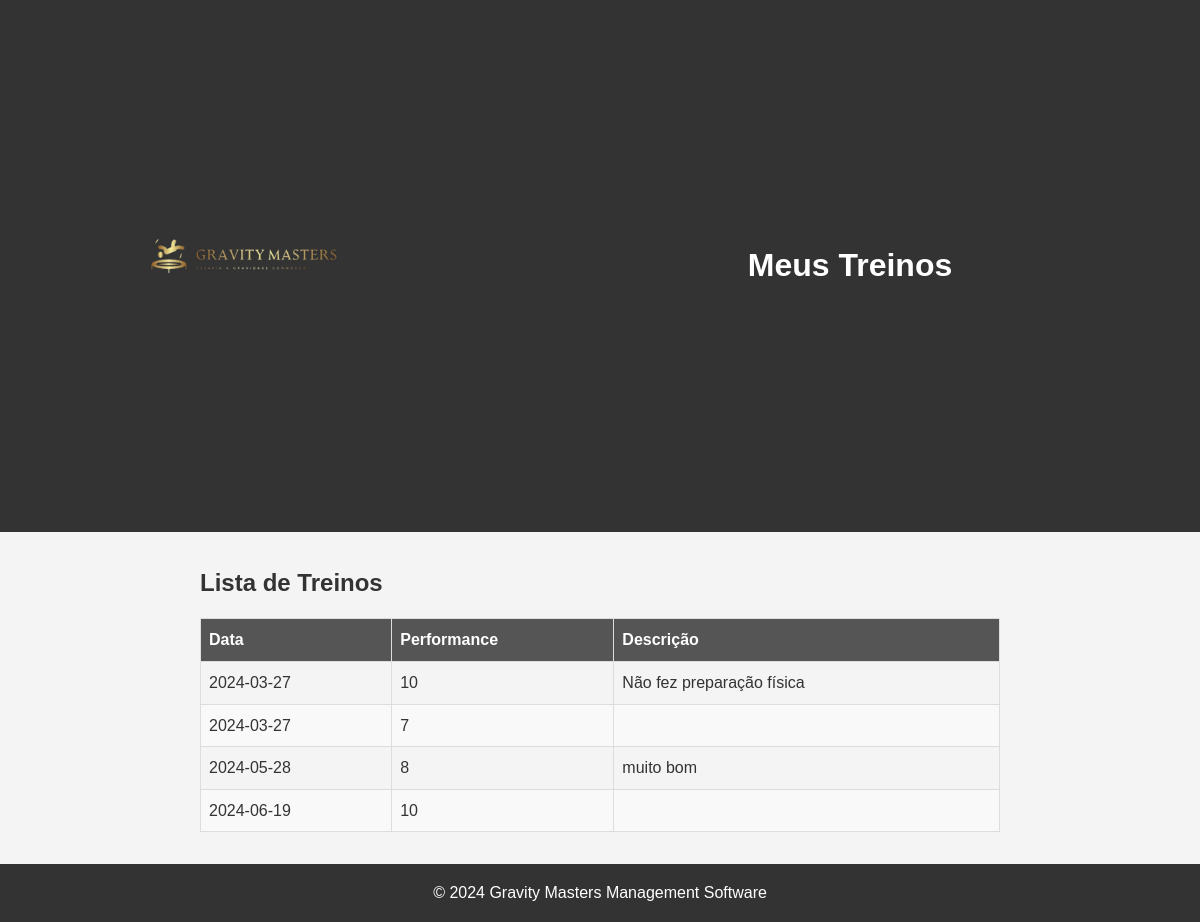
The page /frontend/list_training.php (signed in) on the database its author committed.
### tables this page shows
CREATE TABLE Notes (
    idCoachingStaff INT,
    idTrainingReg INT,
    description TEXT NOT NULL,
    FOREIGN KEY (idCoachingStaff) REFERENCES CoachingStaff(idCoachingStaff),
    FOREIGN KEY (idTrainingReg) REFERENCES TrainingReg(idTrainingReg),
    PRIMARY KEY (idCoachingStaff, idTrainingReg)
);

CREATE TABLE TrainingReg (
    idTrainingReg INTEGER PRIMARY KEY AUTOINCREMENT,
    idCoachingStaff INT,
    idAthlete INT,
    performance FLOAT NOT NULL,
    dateTrainingReg DATE NOT NULL,
    FOREIGN KEY (idCoachingStaff) REFERENCES CoachingStaff(idCoachingStaff),
    FOREIGN KEY (idAthlete) REFERENCES Athlete(idAthlete),
    UNIQUE(idTrainingReg),
    CHECK(performance >= 0 AND performance <= 10),
    CHECK(dateTrainingReg LIKE '%-%-%')
);

### frontend/list_training.php (the view, shortened to what this page needs)
<!DOCTYPE html>
<html lang="pt">
<head>
    <link rel="stylesheet" href="../css/list_training.css">
</head>
<body>
    <header>
        <div class="header-content">
            <img src="..\imagens\teste.png" alt="Logo do Clube" class="header-logo">
            <h1>Meus Treinos</h1>
        </div>
    </header>
    <main>
        <div class="training-list">
            <h2>Lista de Treinos</h2>
            <table>
                <thead>
                    <tr>
                        <th>Data</th>
                        <th>Performance</th>
                        <th>Descrição</th>
                    </tr>
                </thead>
                <tbody>
                    <?php
                    include '../backend/db_connect.php';
                    $athlete_id = $_SESSION['user_id'];
                    try {
                        $sql = "SELECT tr.*, n.description AS description
            FROM TrainingReg tr
            LEFT JOIN Notes n ON tr.idTrainingReg = n.idTrainingReg
            WHERE tr.idAthlete = :athlete_id";
                        $stmt = $conn->prepare($sql);
                        $stmt->bindParam(':athlete_id', $athlete_id);
                        $stmt->execute();
                        while ($row = $stmt->fetch(PDO::FETCH_ASSOC)) {
                            echo "<tr>";
                            echo "<td>" . htmlspecialchars($row['dateTrainingReg']) . "</td>";
                            echo "<td>" . htmlspecialchars($row['performance']) . "</td>";
                            echo "<td>" . htmlspecialchars($row['description']) . "</td>";
                            echo "</tr>";
                        }
                    } catch (Exception $e) {
                        echo "<tr><td colspan='3'>Erro: " . $e->getMessage() . "</td></tr>";
                    }
                    ?>
                </tbody>
            </table>
        </div>
    </main>
    <footer>
        <p>&copy; 2024 Gravity Masters Management Software</p>
    </footer>
</body>
</html>

### css/list_training.css (style rules this page uses)
* { margin: 0; padding: 0; box-sizing: border-box; }
body { font-family: Arial, sans-serif; line-height: 1.6; background-color: #f4f4f4; color: #333; display: flex; flex-direction: column; min-height: 100vh; }
header { background: #333; color: #fff; padding: 1rem; text-align: center; }
.header-content { display: flex; align-items: center; justify-content: space-between; max-width: 1200px; margin: 0 auto; padding: 0 1rem; }
.header-logo { max-height: 100%; height: auto; margin-right: 0rem; }
header h1 { flex: 1; text-align: center; margin: 0; font-size: 2rem; }
main { flex: 1; padding: 2rem; }
.training-list { max-width: 800px; margin: 0 auto; }
table { width: 100%; border-collapse: collapse; margin-top: 1rem; }
thead { background: #333; color: #fff; }
th, td { padding: 0.75rem; border: 1px solid #ddd; text-align: left; }
th { background: #555; }
tbody tr:nth-child(even) { background: #f9f9f9; }
footer { background: #333; color: #fff; text-align: center; padding: 1rem 0; margin-top: auto; }

### frontend/list_training.php (style rules this page uses)
table { width: 100%; border-collapse: collapse; }
th, td { border: 1px solid #dddddd; text-align: left; padding: 8px; }
tr:nth-child(even) { background-color: #f2f2f2; }

### rows shown on the page
notes: idTrainingReg.dateTrainingReg "2024-03-27", idTrainingReg.performance "10", description "Não fez preparação física"
trainingreg: dateTrainingReg "2024-03-27", performance "7"
notes: idTrainingReg.dateTrainingReg "2024-05-28", idTrainingReg.performance "8", description "muito bom"
trainingreg: dateTrainingReg "2024-06-19", performance "10"
